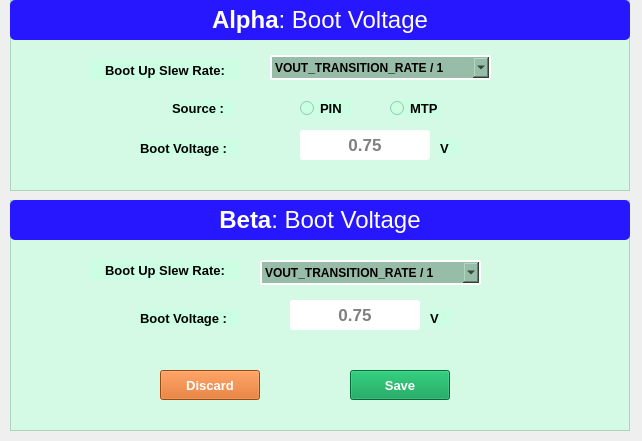
<?xml version="1.0" encoding="UTF-8"?>
<ui version="4.0">
 <class>Boot_Voltage</class>
 <widget class="QMainWindow" name="Boot_Voltage">
  <property name="geometry">
   <rect>
    <x>0</x>
    <y>0</y>
    <width>642</width>
    <height>441</height>
   </rect>
  </property>
  <property name="windowTitle">
   <string>Boot Voltage</string>
  </property>
  <widget class="QWidget" name="centralwidget">
   <widget class="QFrame" name="frame_railA">
    <property name="geometry">
     <rect>
      <x>10</x>
      <y>0</y>
      <width>620</width>
      <height>191</height>
     </rect>
    </property>
    <property name="styleSheet">
     <string notr="true">background-color: rgba(201, 255, 226, 179);</string>
    </property>
    <property name="frameShape">
     <enum>QFrame::StyledPanel</enum>
    </property>
    <property name="frameShadow">
     <enum>QFrame::Raised</enum>
    </property>
    <widget class="QLabel" name="label_3">
     <property name="geometry">
      <rect>
       <x>0</x>
       <y>0</y>
       <width>620</width>
       <height>40</height>
      </rect>
     </property>
     <property name="font">
      <font>
       <family>Arial</family>
       <pointsize>18</pointsize>
      </font>
     </property>
     <property name="styleSheet">
      <string notr="true">background-color: rgb(38, 23, 255);
color: rgb(255, 255, 255);
border-radius:5px;</string>
     </property>
     <property name="text">
      <string>&lt;html&gt;&lt;head/&gt;&lt;body&gt;&lt;p&gt;&lt;span style=&quot; font-weight:600;&quot;&gt;Alpha&lt;/span&gt;: Boot Voltage&lt;/p&gt;&lt;/body&gt;&lt;/html&gt;</string>
     </property>
     <property name="alignment">
      <set>Qt::AlignCenter</set>
     </property>
    </widget>
    <widget class="QComboBox" name="comboBox_slewrate_RailA">
     <property name="geometry">
      <rect>
       <x>260</x>
       <y>55</y>
       <width>221</width>
       <height>25</height>
      </rect>
     </property>
     <property name="styleSheet">
      <string notr="true">QComboBox{
font: 75 10pt &quot;MS Shell Dlg 2&quot;;
color: black;

	background-color: rgb(151, 188, 168);
border-style:outset;
border-width:2px;
border-color:white;
font:bold;
border-radius:0px;
}

QListView {
background-color:lightgreen;
border-radius:0px;
}
</string>
     </property>
     <item>
      <property name="text">
       <string>VOUT_TRANSITION_RATE / 1</string>
      </property>
     </item>
     <item>
      <property name="text">
       <string>VOUT_TRANSITION_RATE / 2</string>
      </property>
     </item>
     <item>
      <property name="text">
       <string>VOUT_TRANSITION_RATE / 4</string>
      </property>
     </item>
     <item>
      <property name="text">
       <string>VOUT_TRANSITION_RATE / 8</string>
      </property>
     </item>
     <item>
      <property name="text">
       <string>VOUT_TRANSITION_RATE / 16</string>
      </property>
     </item>
     <item>
      <property name="text">
       <string>VOUT_TRANSITION_RATE / 32</string>
      </property>
     </item>
     <item>
      <property name="text">
       <string>VOUT_TRANSITION_RATE / 64</string>
      </property>
     </item>
     <item>
      <property name="text">
       <string>VOUT_TRANSITION_RATE * 2</string>
      </property>
     </item>
    </widget>
    <widget class="QLabel" name="label_29">
     <property name="geometry">
      <rect>
       <x>80</x>
       <y>60</y>
       <width>150</width>
       <height>20</height>
      </rect>
     </property>
     <property name="font">
      <font>
       <family>Arial</family>
       <pointsize>10</pointsize>
       <weight>75</weight>
       <bold>true</bold>
      </font>
     </property>
     <property name="styleSheet">
      <string notr="true">color: rgb(0, 170, 127);
color: rgb(0, 0, 0);</string>
     </property>
     <property name="text">
      <string>Boot Up Slew Rate:</string>
     </property>
     <property name="alignment">
      <set>Qt::AlignCenter</set>
     </property>
    </widget>
    <widget class="QRadioButton" name="radioButton_PIN_railA">
     <property name="geometry">
      <rect>
       <x>290</x>
       <y>100</y>
       <width>51</width>
       <height>17</height>
      </rect>
     </property>
     <property name="font">
      <font>
       <family>Arial</family>
       <pointsize>10</pointsize>
       <weight>75</weight>
       <bold>true</bold>
      </font>
     </property>
     <property name="layoutDirection">
      <enum>Qt::LeftToRight</enum>
     </property>
     <property name="locale">
      <locale language="English" country="UnitedStates"/>
     </property>
     <property name="text">
      <string>PIN</string>
     </property>
    </widget>
    <widget class="QRadioButton" name="radioButton_MTP_railA">
     <property name="geometry">
      <rect>
       <x>380</x>
       <y>100</y>
       <width>51</width>
       <height>17</height>
      </rect>
     </property>
     <property name="font">
      <font>
       <family>Arial</family>
       <pointsize>10</pointsize>
       <weight>75</weight>
       <bold>true</bold>
      </font>
     </property>
     <property name="layoutDirection">
      <enum>Qt::LeftToRight</enum>
     </property>
     <property name="locale">
      <locale language="English" country="UnitedStates"/>
     </property>
     <property name="text">
      <string>MTP</string>
     </property>
    </widget>
    <widget class="QLabel" name="label_35">
     <property name="geometry">
      <rect>
       <x>162</x>
       <y>100</y>
       <width>61</width>
       <height>16</height>
      </rect>
     </property>
     <property name="font">
      <font>
       <family>Arial</family>
       <pointsize>10</pointsize>
       <weight>75</weight>
       <bold>true</bold>
      </font>
     </property>
     <property name="styleSheet">
      <string notr="true">color: rgb(0, 170, 127);
color: rgb(0, 0, 0);</string>
     </property>
     <property name="text">
      <string>Source :</string>
     </property>
    </widget>
    <widget class="QLabel" name="label_36">
     <property name="geometry">
      <rect>
       <x>130</x>
       <y>140</y>
       <width>100</width>
       <height>16</height>
      </rect>
     </property>
     <property name="font">
      <font>
       <family>Arial</family>
       <pointsize>10</pointsize>
       <weight>75</weight>
       <bold>true</bold>
      </font>
     </property>
     <property name="styleSheet">
      <string notr="true">color: rgb(0, 170, 127);
color: rgb(0, 0, 0);</string>
     </property>
     <property name="text">
      <string>Boot Voltage :</string>
     </property>
    </widget>
    <widget class="QLineEdit" name="lineEdit_RailA_bootVoltage">
     <property name="geometry">
      <rect>
       <x>290</x>
       <y>130</y>
       <width>130</width>
       <height>30</height>
      </rect>
     </property>
     <property name="font">
      <font>
       <pointsize>13</pointsize>
       <weight>75</weight>
       <bold>true</bold>
      </font>
     </property>
     <property name="styleSheet">
      <string notr="true">QLineEdit{
	background-color: rgb(255, 255, 255);
	color: rgb(0, 0, 0);
border:1px solid white;
border-radius:3px;
}

QLineEdit::hover{
border:2px solid  rgb(173, 77, 12);
}

QLineEdit::focus{
border:2px solid red;
	background-color: rgb(255, 173, 101);
}</string>
     </property>
     <property name="alignment">
      <set>Qt::AlignCenter</set>
     </property>
     <property name="placeholderText">
      <string>0.75</string>
     </property>
    </widget>
    <widget class="QLabel" name="label_37">
     <property name="geometry">
      <rect>
       <x>430</x>
       <y>140</y>
       <width>21</width>
       <height>16</height>
      </rect>
     </property>
     <property name="font">
      <font>
       <family>Arial</family>
       <pointsize>10</pointsize>
       <weight>75</weight>
       <bold>true</bold>
      </font>
     </property>
     <property name="styleSheet">
      <string notr="true">color: rgb(0, 170, 127);
color: rgb(0, 0, 0);</string>
     </property>
     <property name="text">
      <string>V</string>
     </property>
    </widget>
   </widget>
   <widget class="QFrame" name="frame_railB">
    <property name="geometry">
     <rect>
      <x>10</x>
      <y>200</y>
      <width>620</width>
      <height>231</height>
     </rect>
    </property>
    <property name="styleSheet">
     <string notr="true">background-color: rgba(201, 255, 226, 179);</string>
    </property>
    <property name="frameShape">
     <enum>QFrame::StyledPanel</enum>
    </property>
    <property name="frameShadow">
     <enum>QFrame::Raised</enum>
    </property>
    <widget class="QLabel" name="label_4">
     <property name="geometry">
      <rect>
       <x>0</x>
       <y>0</y>
       <width>620</width>
       <height>40</height>
      </rect>
     </property>
     <property name="font">
      <font>
       <family>Arial</family>
       <pointsize>18</pointsize>
      </font>
     </property>
     <property name="styleSheet">
      <string notr="true">background-color: rgb(38, 23, 255);
color: rgb(255, 255, 255);
border-radius:5px;</string>
     </property>
     <property name="text">
      <string>&lt;html&gt;&lt;head/&gt;&lt;body&gt;&lt;p&gt;&lt;span style=&quot; font-weight:600;&quot;&gt;Beta&lt;/span&gt;: Boot Voltage&lt;/p&gt;&lt;/body&gt;&lt;/html&gt;</string>
     </property>
     <property name="alignment">
      <set>Qt::AlignCenter</set>
     </property>
    </widget>
    <widget class="QLabel" name="label_30">
     <property name="geometry">
      <rect>
       <x>80</x>
       <y>60</y>
       <width>150</width>
       <height>20</height>
      </rect>
     </property>
     <property name="font">
      <font>
       <family>Arial</family>
       <pointsize>10</pointsize>
       <weight>75</weight>
       <bold>true</bold>
      </font>
     </property>
     <property name="styleSheet">
      <string notr="true">color: rgb(0, 170, 127);
color: rgb(0, 0, 0);</string>
     </property>
     <property name="text">
      <string>Boot Up Slew Rate:</string>
     </property>
     <property name="alignment">
      <set>Qt::AlignCenter</set>
     </property>
    </widget>
    <widget class="QPushButton" name="pushButton_discard_bootVoltage">
     <property name="geometry">
      <rect>
       <x>150</x>
       <y>170</y>
       <width>100</width>
       <height>30</height>
      </rect>
     </property>
     <property name="font">
      <font>
       <pointsize>10</pointsize>
       <weight>75</weight>
       <bold>true</bold>
      </font>
     </property>
     <property name="focusPolicy">
      <enum>Qt::ClickFocus</enum>
     </property>
     <property name="styleSheet">
      <string notr="true">background-color: rgb(219, 100, 17);
color: rgb(255, 255, 255);
</string>
     </property>
     <property name="text">
      <string>Discard</string>
     </property>
    </widget>
    <widget class="QPushButton" name="pushButton_save_bootVoltage">
     <property name="geometry">
      <rect>
       <x>340</x>
       <y>170</y>
       <width>100</width>
       <height>30</height>
      </rect>
     </property>
     <property name="font">
      <font>
       <pointsize>10</pointsize>
       <weight>75</weight>
       <bold>true</bold>
      </font>
     </property>
     <property name="focusPolicy">
      <enum>Qt::ClickFocus</enum>
     </property>
     <property name="styleSheet">
      <string notr="true">background-color: rgb(0, 153, 74);
color: rgb(255, 255, 255);
</string>
     </property>
     <property name="text">
      <string>Save</string>
     </property>
    </widget>
    <widget class="QLabel" name="label_39">
     <property name="geometry">
      <rect>
       <x>130</x>
       <y>110</y>
       <width>100</width>
       <height>16</height>
      </rect>
     </property>
     <property name="font">
      <font>
       <family>Arial</family>
       <pointsize>10</pointsize>
       <weight>75</weight>
       <bold>true</bold>
      </font>
     </property>
     <property name="styleSheet">
      <string notr="true">color: rgb(0, 170, 127);
color: rgb(0, 0, 0);</string>
     </property>
     <property name="text">
      <string>Boot Voltage :</string>
     </property>
    </widget>
    <widget class="QLineEdit" name="lineEdit_RailB_bootVoltage">
     <property name="geometry">
      <rect>
       <x>280</x>
       <y>100</y>
       <width>130</width>
       <height>30</height>
      </rect>
     </property>
     <property name="font">
      <font>
       <pointsize>13</pointsize>
       <weight>75</weight>
       <bold>true</bold>
      </font>
     </property>
     <property name="styleSheet">
      <string notr="true">QLineEdit{
	background-color: rgb(255, 255, 255);
	color: rgb(0, 0, 0);
border:1px solid white;
border-radius:3px;
}

QLineEdit::hover{
border:2px solid  rgb(173, 77, 12);
}

QLineEdit::focus{
border:2px solid red;
	background-color: rgb(255, 173, 101);
}</string>
     </property>
     <property name="alignment">
      <set>Qt::AlignCenter</set>
     </property>
     <property name="placeholderText">
      <string>0.75</string>
     </property>
    </widget>
    <widget class="QLabel" name="label_40">
     <property name="geometry">
      <rect>
       <x>420</x>
       <y>110</y>
       <width>21</width>
       <height>16</height>
      </rect>
     </property>
     <property name="font">
      <font>
       <family>Arial</family>
       <pointsize>10</pointsize>
       <weight>75</weight>
       <bold>true</bold>
      </font>
     </property>
     <property name="styleSheet">
      <string notr="true">color: rgb(0, 170, 127);
color: rgb(0, 0, 0);</string>
     </property>
     <property name="text">
      <string>V</string>
     </property>
    </widget>
    <widget class="QComboBox" name="comboBox_slewrate_RailB">
     <property name="geometry">
      <rect>
       <x>250</x>
       <y>60</y>
       <width>221</width>
       <height>25</height>
      </rect>
     </property>
     <property name="styleSheet">
      <string notr="true">QComboBox{
font: 75 10pt &quot;MS Shell Dlg 2&quot;;
color: black;

	background-color: rgb(151, 188, 168);
border-style:outset;
border-width:2px;
border-color:white;
font:bold;
border-radius:0px;
}

QListView {
background-color:lightgreen;
border-radius:0px;
}
</string>
     </property>
     <item>
      <property name="text">
       <string>VOUT_TRANSITION_RATE / 1</string>
      </property>
     </item>
     <item>
      <property name="text">
       <string>VOUT_TRANSITION_RATE / 2</string>
      </property>
     </item>
     <item>
      <property name="text">
       <string>VOUT_TRANSITION_RATE / 4</string>
      </property>
     </item>
     <item>
      <property name="text">
       <string>VOUT_TRANSITION_RATE / 8</string>
      </property>
     </item>
     <item>
      <property name="text">
       <string>VOUT_TRANSITION_RATE / 16</string>
      </property>
     </item>
     <item>
      <property name="text">
       <string>VOUT_TRANSITION_RATE / 32</string>
      </property>
     </item>
     <item>
      <property name="text">
       <string>VOUT_TRANSITION_RATE / 64</string>
      </property>
     </item>
     <item>
      <property name="text">
       <string>VOUT_TRANSITION_RATE * 2</string>
      </property>
     </item>
    </widget>
   </widget>
  </widget>
 </widget>
 <resources>
  <include location="../GUI_IMAGE/resource.qrc"/>
 </resources>
 <connections/>
</ui>
